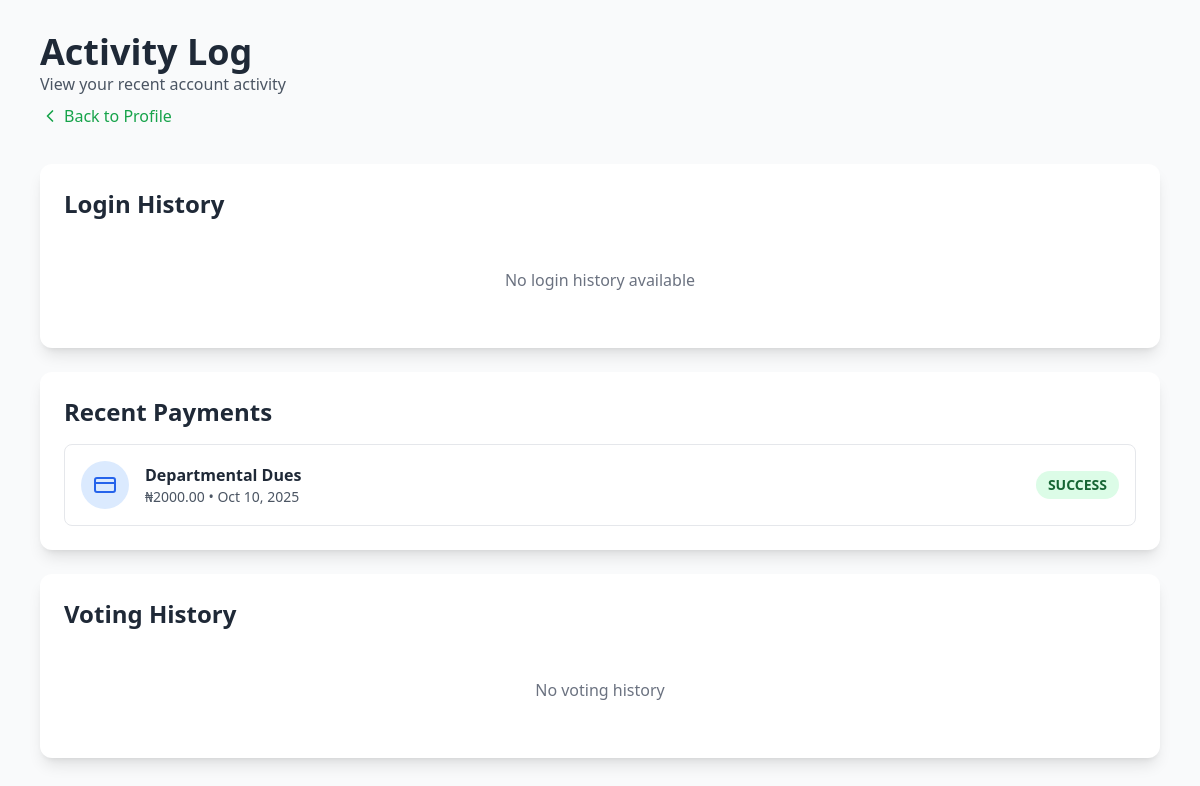
Before: /profile/activity/ (signed in) with the older database file.
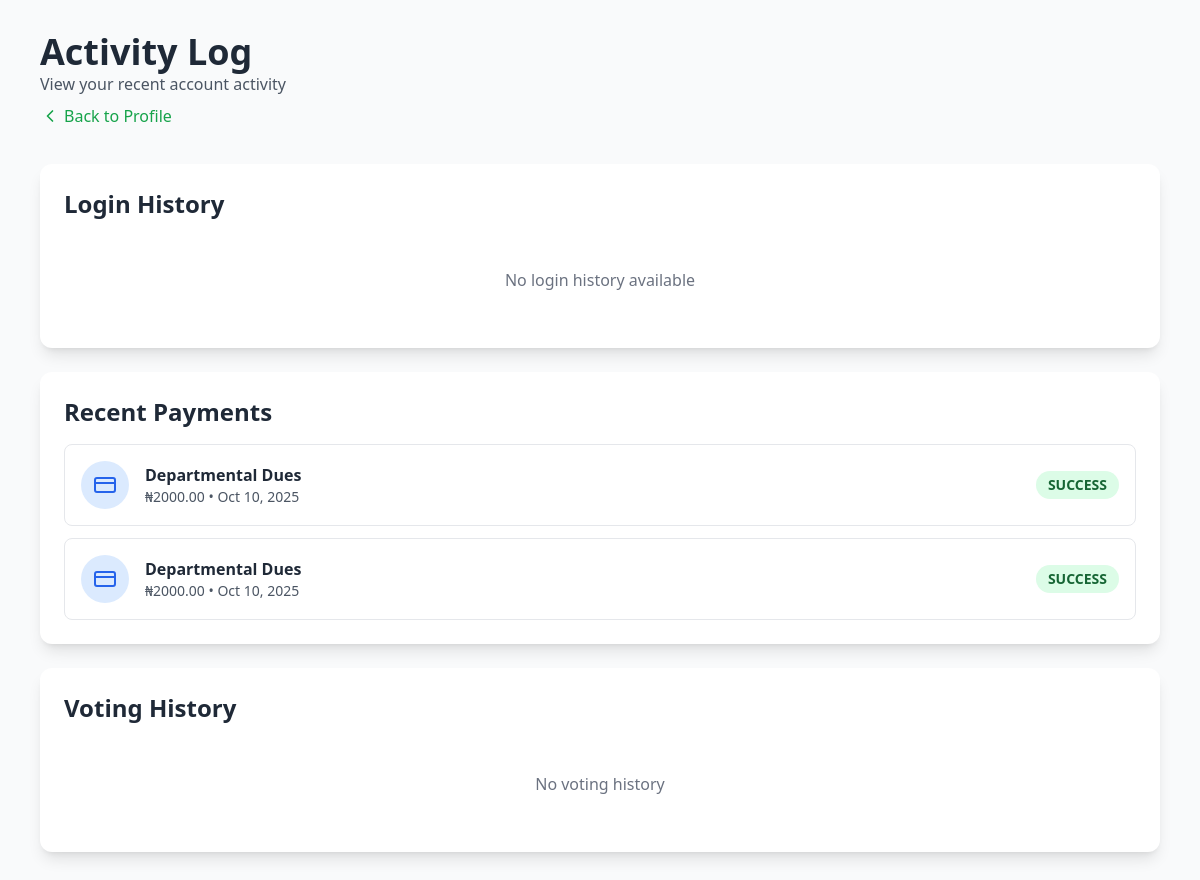
After: the same page with the newer database file.
### payments/models.py (models this page shows, shortened)
class Payment(models.Model):
    STATUS_CHOICES = [
        ('pending', 'Pending'),
        ('success', 'Success'),
        ('failed', 'Failed'),
        ('abandoned', 'Abandoned'),
    ]
    user = models.ForeignKey(User, on_delete=models.CASCADE, related_name='payments')
    payment_type = models.ForeignKey(PaymentType, on_delete=models.SET_NULL, null=True)
    reference = models.CharField(max_length=100, unique=True, default=uuid.uuid4)
    amount = models.DecimalField(max_digits=10, decimal_places=2)
    status = models.CharField(max_length=20, choices=STATUS_CHOICES, default='pending')
    gateway_response = models.JSONField(null=True, blank=True)
    transaction_date = models.DateTimeField(null=True, blank=True)
    email = models.EmailField()
    phone = models.CharField(max_length=20, blank=True)
    created_at = models.DateTimeField(auto_now_add=True)
    updated_at = models.DateTimeField(auto_now=True)
    class Meta:
        ordering = ['-created_at']
        indexes = [
            models.Index(fields=['reference']),
            models.Index(fields=['status']),
        ]

class PaymentType(models.Model):
    name = models.CharField(max_length=100)
    description = models.TextField()
    amount = models.DecimalField(max_digits=10, decimal_places=2)
    is_active = models.BooleanField(default=True)
    created_at = models.DateTimeField(auto_now_add=True)
    class Meta:
        ordering = ['-created_at']

### App/views.py (the view)
# urls.py: path('profile/activity/', views.activity_log, name='activity_log'),
@login_required
def activity_log(request):
    login_history = LoginHistory.objects.filter(user=request.user)[:20]
    from payments.models import Payment
    payments = Payment.objects.filter(user=request.user).order_by('-created_at')[:10]
    try:
        from voting.models import Vote
        votes = Vote.objects.filter(voter=request.user).select_related('candidate', 'candidate__position').order_by('-timestamp')[:10]
    except:
        votes = []
    context = {
        'login_history': login_history,
        'payments': payments,
        'votes': votes,
    }
    return render(request, 'profile/activity_log.html', context)

### App/templates/profile/activity_log.html (shortened to what the changed rows need)
<!DOCTYPE html>
<html lang="en">
<head>
    <script src="https://cdn.tailwindcss.com"></script>
</head>
<body class="bg-gray-50 min-h-screen">
    <div class="container mx-auto px-4 py-8 max-w-6xl">
        <div class="mb-8">
            <h1 class="text-4xl font-bold text-gray-800">Activity Log</h1>
        </div>
        <div class="space-y-6">
            <div class="bg-white rounded-xl shadow-lg p-6">
                <h2 class="text-2xl font-bold text-gray-800 mb-4">Login History</h2>
            </div>
            <div class="bg-white rounded-xl shadow-lg p-6">
                <h2 class="text-2xl font-bold text-gray-800 mb-4">Recent Payments</h2>
                {% if payments %}
                <div class="space-y-3">
                    {% for payment in payments %}
                    <div class="flex items-center justify-between p-4 border border-gray-200 rounded-lg">
                        <div class="flex items-center">
                            <div class="w-12 h-12 bg-blue-100 rounded-full flex items-center justify-center mr-4">
                                <svg xmlns="http://www.w3.org/2000/svg" width="24" height="24" viewBox="0 0 24 24" fill="none" stroke="currentColor" stroke-width="2" stroke-linecap="round" stroke-linejoin="round" class="text-blue-600"><rect width="20" height="14" x="2" y="5" rx="2"/><line x1="2" x2="22" y1="10" y2="10"/></svg>
                            </div>
                            <div>
                                <p class="font-semibold text-gray-800">{{ payment.payment_type.name }}</p>
                                <p class="text-sm text-gray-600">₦{{ payment.amount }} • {{ payment.created_at|date:"M d, Y" }}</p>
                            </div>
                        </div>
                        <span class="px-3 py-1 {% if payment.status == 'success' %}bg-green-100 text-green-800{% elif payment.status == 'failed' %}bg-red-100 text-red-800{% else %}bg-yellow-100 text-yellow-800{% endif %} text-sm font-semibold rounded-full uppercase">
                            {{ payment.status }}
                        </span>
                    </div>
                    {% endfor %}
                </div>
                {% else %}
                <p class="text-gray-500 text-center py-8">No payment history</p>
                {% endif %}
            </div>
            <div class="bg-white rounded-xl shadow-lg p-6">
                <h2 class="text-2xl font-bold text-gray-800 mb-4">Voting History</h2>
            </div>
        </div>
    </div>
</body>
</html>

Changed rows visible on the page:
added Payment: payment_type.name "Departmental Dues", amount "2000.00", created_at "Oct 10, 2025", status "SUCCESS"
